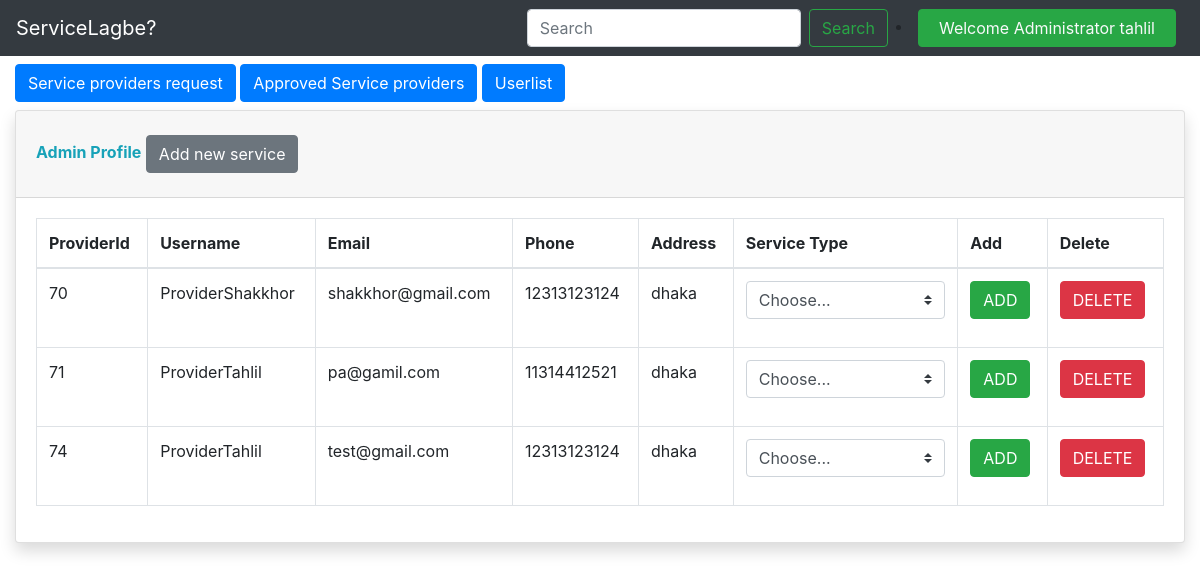
/servicelagbe/adminloginsystem/postadminlogin.php (signed in), run on the app's committed database.
### tables this page shows
CREATE TABLE `serviceproviders` (
  `providerid` int(11) NOT NULL,
  `username` varchar(50) NOT NULL,
  `email` varchar(50) NOT NULL,
  `phone` varchar(20) NOT NULL,
  `address` varchar(100) NOT NULL,
  `password` varchar(255) NOT NULL,
  `dt` datetime NOT NULL DEFAULT current_timestamp()
);

### servicelagbe/adminloginsystem/postadminlogin.php (the view, shortened to what this page needs)
<!doctype html>
<html lang="en">
<head>
    <link rel="stylesheet" href="https://cdn.jsdelivr.net/npm/bootstrap@4.4.1/dist/css/bootstrap.min.css"
>
</head>
<body>
    <?php
    echo'
    <nav class="navbar sticky-top navbar-expand-lg navbar-dark bg-dark">
            <a class="navbar-brand" href="#">ServiceLagbe?</a>
            <button class="navbar-toggler" type="button" data-toggle="collapse" data-target="#navbarSupportedContent"
                aria-controls="navbarSupportedContent" aria-expanded="false" aria-label="Toggle navigation">
                <span class="navbar-toggler-icon"></span>
            </button>
            <div class="collapse navbar-collapse" id="navbarSupportedContent">
                <ul class="navbar-nav mr-auto">
                </ul>
                <form class="form-inline my-2 my-lg-0">
                    <input class="form-control mr-sm-2" type="search" placeholder="Search" aria-label="Search">
                    <button class="btn btn-outline-success my-2 my-sm-0" type="submit">Search</button>
                </form>
                <div class="mx-2">
                <li class="nav-item dropdown">
                <a class="btn btn-success" href="#" id="navbarDropdown" role="button"
                    data-toggle="dropdown" aria-haspopup="true" aria-expanded="false">
                    <p class="text-light my-0 mx-2">Welcome Administrator '. $_SESSION['username']. ' </p>
                </a>
                <div class="dropdown-menu" aria-labelledby="navbarDropdown">
                    <a class="dropdown-item" href="#">Profile</a>
                    <div class="dropdown-divider"></div>
                    <a class="dropdown-item" href="/servicelagbe/loginsystem/logout.php">LogOut</a>
                </div>
            </li>
            </div>
        </nav>
    '
    ?>
    <div class="container-fluid my-2">
        <div>
            <a href="/servicelagbe/adminloginsystem/postadminlogin.php" class="btn btn-primary">Service providers
                request</a>
            <a href="/servicelagbe/adminloginsystem/approvedserviceproviders.php" class="btn btn-primary">Approved
                Service providers</a>
            <a href="/servicelagbe/adminloginsystem/adminuserlist.php" class="btn btn-primary">Userlist</a>
        </div>
        <div class="card shadow mb-4 my-2">
            <div class="card-header py-3">
                <h7 class="m-0 font-weight-bold text-info">Admin Profile</h7>
                <button type="button" class="btn btn-secondary my-2" data-toggle="modal" data-target="#exampleModal">Add
                    new service</button>
            </div>
            <div class="card-body">
                <div class="table-responsive">
                    <?php
                    include 'partials/_admindbconnect.php';
                    $sql = "Select * from serviceproviders";
                    $query_run =  mysqli_query($conn, $sql);
                    ?>
                    <table class="table table-bordered" id="dataTable" width="100%" cellspacing="0">
                        <thead>
                            <tr>
                                <th> ProviderId </th>
                                <th> Username </th>
                                <th>Email </th>
                                <th>Phone</th>
                                <th>Address</th>
                                <th>Service Type</th>
                                <th>Add</th>
                                <th>Delete</th>
                            </tr>
                        </thead>
                        <tbody>
                            <?php
                    if(mysqli_num_rows($query_run) > 0)
                    {
                        while($row = mysqli_fetch_assoc($query_run))
                        {
                    ?>
                            <tr>
                                <td><?php  echo $row['providerid']; ?></td>
                                <td><?php  echo $row['username']; ?></td>
                                <td><?php  echo $row['email']; ?></td>
                                <td><?php  echo $row['phone']; ?></td>
                                <td><?php  echo $row['address']; ?></td>
                                <form action="postadminlogin.php" method="post">
                                    <td>
                                        <div class="input-group mb-3">
                                            <select name="servicetype" class="custom-select" id="servicetype" required>
                                                <option selected>Choose...</option>
                                            </select>
                                        </div>
                                    </td>
                                    <td>
                                        <button type="submit" name="add_btn" class="btn btn-success">ADD</button>
                                </form>
                                <td>
                                    <form action="postadminlogin.php" method="post">
                                        <button type="submit" name="delete_btn" class="btn btn-danger"> DELETE</button>
                                    </form>
                                </td>
                            </tr>
                            <?php
                        }
                    }
                    else {
                        echo "No Record Found";
                    }
                    ?>
                        </tbody>
                    </table>
                </div>
            </div>
        </div>
    </div>
</body>
</html>

### data on the page
serviceproviders: providerid "70", username "ProviderShakkhor", email "shakkhor@gmail.com", phone "12313123124", address "dhaka"
serviceproviders: providerid "71", username "ProviderTahlil", email "pa@gamil.com", phone "11314412521", address "dhaka"
serviceproviders: providerid "74", username "ProviderTahlil", email "test@gmail.com", phone "12313123124", address "dhaka"

### other printed values
$_SESSION['username'] "tahlil"
